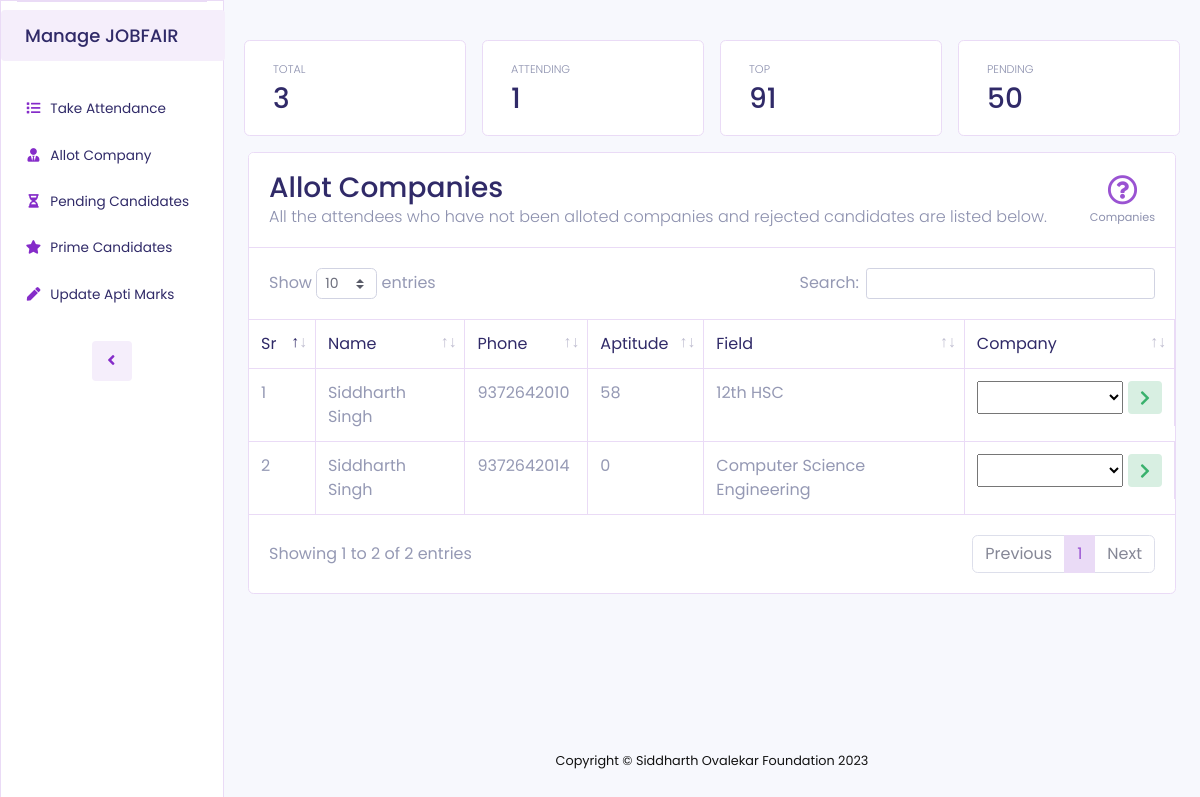
The page /admin/attendees.php on the database its author committed.
### tables this page shows
CREATE TABLE `students` (
  `id` int(11) NOT NULL,
  `first_name` varchar(50) NOT NULL,
  `last_name` varchar(50) NOT NULL,
  `phone` bigint(15) NOT NULL,
  `email` varchar(500) NOT NULL,
  `college` varchar(250) NOT NULL,
  `category` varchar(100) NOT NULL,
  `field` varchar(300) NOT NULL,
  `tenth_marks` float NOT NULL,
  `twelfth_marks` float NOT NULL DEFAULT 0,
  `degree_marks` float NOT NULL DEFAULT 0,
  `year_of_passing` int(11) NOT NULL,
  `path` varchar(1000) NOT NULL,
  `dob` date NOT NULL,
  `attended` int(11) NOT NULL DEFAULT 0,
  `top` int(11) NOT NULL DEFAULT 0,
  `apti_marks` int(11) NOT NULL DEFAULT 0
);

### admin/attendees.php (the view, shortened to what this page needs)
<?php
include("../connect.php");
?>
<!DOCTYPE html>
<html lang="en">
<head>
    <link href="assets/vendor/fontawesome-free/css/all.min.css" rel="stylesheet" type="text/css">
    <link href="assets/vendor/datatables/dataTables.bootstrap4.min.css" rel="stylesheet">
    <link href="assets/css/sb-admin-2.min.css" rel="stylesheet">
    <link rel="stylesheet" href="https://cdnjs.cloudflare.com/ajax/libs/selectize.js/0.12.6/css/selectize.bootstrap3.min.css" />
</head>
<body id="page-top">
    <div id="wrapper">
        <?php include("./sidebar.php"); ?>
        <?php
        $q1 = "select count(*) as count from students";
        $q2 = "select count(*) as count from students where attended = 1";
        $c1 = mysqli_query($conn, $q1)->fetch_assoc()["count"];
        $c2 = mysqli_query($conn, $q2)->fetch_assoc()["count"];
        ?>
        <div id="content-wrapper" class="d-flex flex-column">
            <div id="content">
                <div class="container-fluid mt-md-4">
                    <div class="row">
                        <div class="col-lg-3 col-md-6 col-xs-12 py-1 py-md-2 py-lg-3">
                            <div class="card " style="padding: 20px;background-color: #fff;">
                                <div class="col mr-2 d-flex h-100" style="flex-direction: column;justify-content:end!important;">
                                    <div class="text-xs mycardsubtitle font-weight-light text-uppercase mb-1" style="color:#8c90ae">Total </div>
                                    <h3 class="m-0 font-weight-medium" style="color: #302a68;"><?php echo $c1; ?><span style="font-size:16px"></span></h3>
                                </div>
                            </div>
                        </div>
                        <div class="col-lg-3 col-md-6 col-xs-12 py-1 py-md-2 py-lg-3">
                            <div class="card " style="padding: 20px;background-color: #fff;">
                                <div class="col mr-2 d-flex h-100" style="flex-direction: column;justify-content:end!important;">
                                    <div class="text-xs mycardsubtitle font-weight-light text-uppercase mb-1" style="color:#8c90ae">Attending </div>
                                    <h3 class="m-0 font-weight-medium" style="color: #302a68;"><?php echo $c2; ?><span style="font-size:16px"></span></h3>
                                </div>
                            </div>
                        </div>
                        <div class="col-lg-3 col-md-6 col-xs-12 py-1 py-md-2 py-lg-3">
                            <div class="card " style="padding: 20px;background-color: #fff;">
                                <div class="col mr-2 d-flex h-100" style="flex-direction: column;justify-content:end!important;">
                                    <div class="text-xs mycardsubtitle font-weight-light text-uppercase mb-1" style="color:#8c90ae">Top </div>
                                    <h3 class="m-0 font-weight-medium" style="color: #302a68;">91<span style="font-size:16px"></span></h3>
                                </div>
                            </div>
                        </div>
                        <div class="col-lg-3 col-md-6 col-xs-12 py-1 py-md-2 py-lg-3">
                            <div class="card " style="padding: 20px;background-color: #fff;">
                                <div class="col mr-2 d-flex h-100" style="flex-direction: column;justify-content:end!important;">
                                    <div class="text-xs mycardsubtitle font-weight-light text-uppercase mb-1" style="color:#8c90ae">Pending </div>
                                    <h3 class="m-0 font-weight-medium" style="color: #302a68;">50<span style="font-size:16px"></span></h3>
                                </div>
                            </div>
                        </div>
                    </div>
                    <div class="card mb-4">
                        <div class="card-header py-3 d-flex" style="border-bottom:1.5px solid #eadbf6;align-items:center;justify-content:space-between ">
                            <div class="">
                                <h3 class="m-0 font-weight-medium" style="color:#302a68;">Allot Companies</h3>
                                <p class="m-0 font-weight-light" style="color:#8c90ae;">All the attendees who have not been alloted companies and rejected candidates are listed below.</p>
                            </div>
                            <div class="d-flex" style="flex-direction:column;align-items:center;">
                                <p style="color:#9A53D2;font-size:30px;margin:0;cursor:pointer;" data-toggle="modal" data-target="#exampleModalLong"><i class="far fa-question-circle"></i></p>
                                <p class="text-xs m-0" style="color:#8c90ae;translate:0 -5px;">Companies</p>
                            </div>
                        </div>
                        <div class="card-body p-0">
                            <div class="table-responsive">
                                <table class="table table-bordered" id="dataTable" width="100%" cellspacing="0">
                                    <thead>
                                        <tr>
                                            <th>Sr</th>
                                            <th>Name</th>
                                            <th>Phone</th>
                                            <th>Aptitude</th>
                                            <th>Field</th>
                                            <th>Company</th>
                                        </tr>
                                    </thead>
                                    <tbody>
                                        <?php
                                        $q = "select * from students where phone not in (select student_id from allotments) OR phone in (SELECT e.student_id from allotments e WHERE e.timestamp = (SELECT MAX(timestamp) FROM allotments WHERE student_id = e.student_id) and status='not placed');";
                                        $r = mysqli_query($conn, $q);
                                        $i = 1;
                                        while ($res = $r->fetch_assoc()) {
                                            $company_query = "select * from companies";
                                            $company_query_res = mysqli_query($conn, $company_query);
                                            $companylist = "";
                                            while ($company = $company_query_res->fetch_assoc()) {
                                                $companylist .= "<option value='" . $company['id'] . "'>" . $company['company_name'] . "</option>";
                                            }
                                            echo "<tr>
                                                    <td>" . $i . "</td>
                                                    <td>" . $res['first_name'] . " " . $res['last_name'] . "</td>
                                                    <td>" . $res['phone'] . "</td>
                                                    <td>" . $res['apti_marks'] . "</td>
                                                    <td>" . $res['field'] . "</td>
                                                    <td style='display:flex;gap:5px;'>
                                                    <select onchange='btneanbler(this," . $res['phone'] . ")' id='select-state' style='width:80%' placeholder='Company'>
                                                        <option value=''></option>
                                                        $companylist
                                                    </select>
                                                    <button id=" . $res['phone'] . " onclick='allot(this)' style='border:none;height: 33px;color: #39b16d;background-color:#d8efe2;border-radius:4px;padding:6px 12px;' disabled><i class='fas fa-chevron-right'></i></button>
                                                    </td>
                                                    <td style='display:none'>".$res['category']."</td>
                                                </tr>";
                                            $i++;
                                        }
                                        ?>
                                    </tbody>
                                </table>
                            </div>
                        </div>
                    </div>
                </div>
            </div>
            <footer class="sticky-footer">
                <div class="container my-auto">
                    <div class="copyright text-center my-auto">
                        <span>Copyright &copy; Siddharth Ovalekar Foundation 2023</span>
                    </div>
                </div>
            </footer>
        </div>
    </div>
</body>
</html>

### rows shown on the page
students: first_name "Siddharth", last_name "Singh", phone "9372642010", apti_marks "58", field "12th HSC"
students: first_name "Siddharth", last_name "Singh", phone "9372642014", apti_marks "0", field "Computer Science Engineering"

### other values the page prints
$c1 "3"
$c2 "1"
